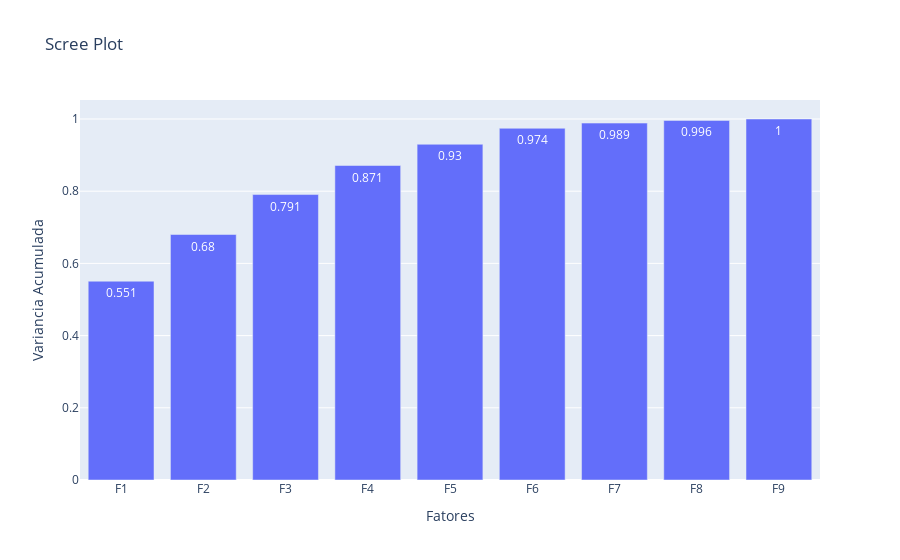

Write notebook code for a chart like this one.
### Code cell
fig=px.bar(x=fatores, y=variancia_acumulada, 
       text=np.around(variancia_acumulada, decimals=3),
        title='Scree Plot')
fig.update_layout(yaxis = {'title': 'Variancia Acumulada'},
                  xaxis = {'title' : 'Fatores'})

### Figure 1 — Plotly figure (JSON) as saved in the notebook; plotly's stock layout.template omitted (floating-point values rounded to 4 significant figures)
{"data": [{"alignmentgroup": "True", "hovertemplate": "x=%{x}<br>y=%{y}<br>text=%{text}<extra></extra>", "legendgroup": "", "marker": {"color": "#636efa", "pattern": {"shape": ""}}, "name": "", "offsetgroup": "", "orientation": "v", "showlegend": false, "text": [0.551, 0.68, 0.791, 0.871, 0.93, 0.974, 0.989, 0.996, 1], "textposition": "auto", "type": "bar", "x": ["F1", "F2", "F3", "F4", "F5", "F6", "F7", "F8", "F9"], "xaxis": "x", "y": [0.5507, 0.68, 0.7907, 0.8712, 0.93, 0.9743, 0.9887, 0.9959, 1.0], "yaxis": "y"}], "layout": {"barmode": "relative", "legend": {"tracegroupgap": 0}, "title": {"text": "Scree Plot"}, "xaxis": {"anchor": "y", "domain": [0, 1], "title": {"text": "Fatores"}}, "yaxis": {"anchor": "x", "domain": [0, 1], "title": {"text": "Variancia Acumulada"}}}}
